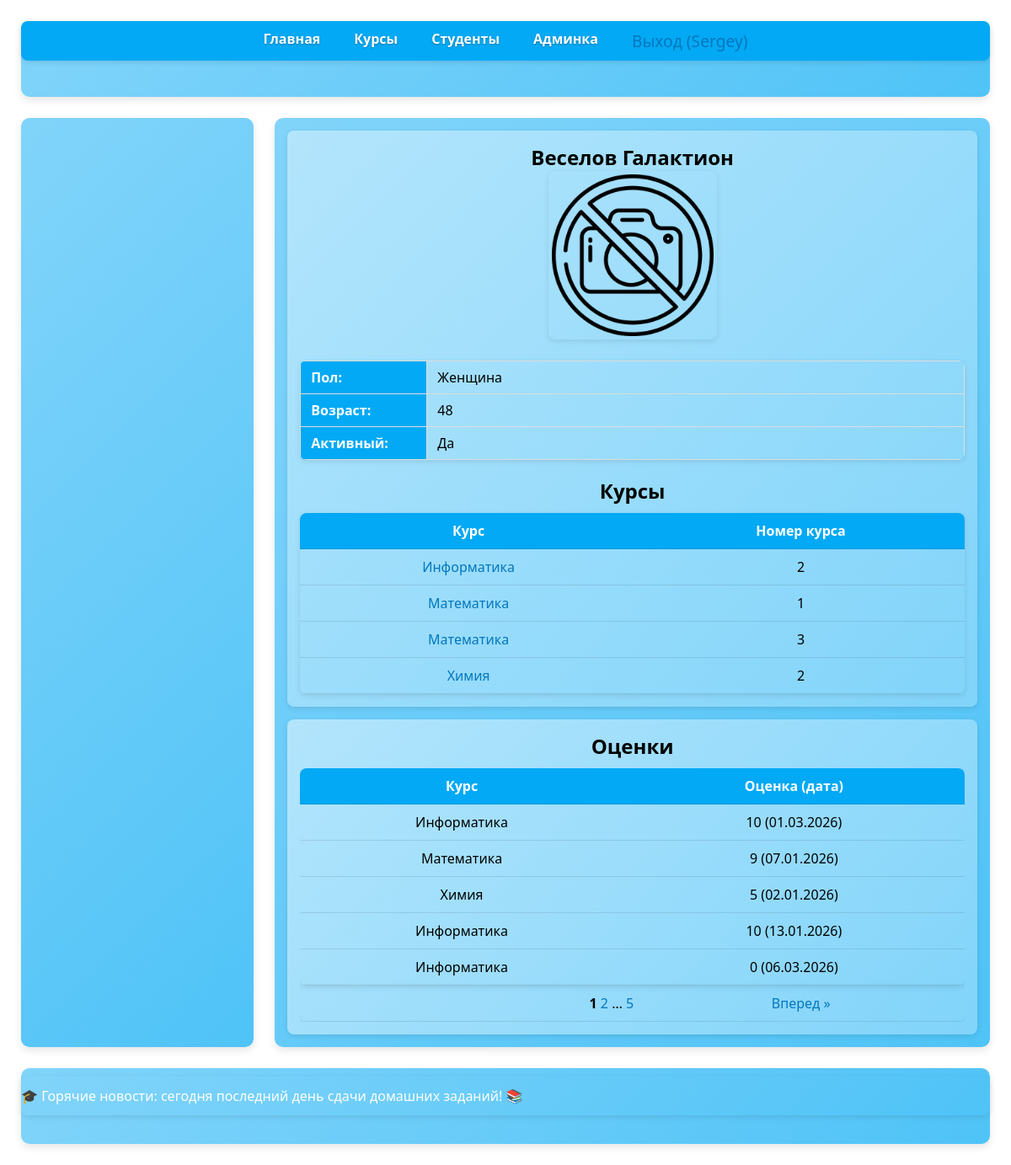
The app's page /students/108/ (signed in) with its own data.
### main/models.py (models this page shows, shortened)
class Student(models.Model):
    name = models.CharField(max_length=30,
                            verbose_name="Имя",
                            null=False,
                            blank=False,
                            )
    surname = models.CharField(max_length=30,
                               verbose_name='Фамилия')
    age = models.SmallIntegerField(null=True,
                                   blank=True,
                                   verbose_name="Возраст",
                                   validators=[MinValueValidator(18),
                                               MaxValueValidator(99)])
    sex = models.CharField(
                        max_length=10,
                        choices=[('m', "Мужчина"),('f', "Женщина")],
                        verbose_name="Пол"
    )
    active = models.BooleanField(verbose_name='Активный',
                                 null=True, blank=True)
    course = models.ManyToManyField(
                to='Course',
                blank=True,
                verbose_name="Посещаемые курсы", related_name="students")
    photo = models.ImageField(upload_to='student_photo/',
                              blank=True,
                              null= True,
                              verbose_name='Фото')
    @property
    def get_photo_url(self):
        if self.photo and self.photo.storage.exists(self.photo.name):
            return self.photo.url
        return staticfiles_storage.url('images/no_photo.png')
    class Meta:
        verbose_name = "Студент"
        verbose_name_plural = "Студенты"
        indexes = [models.Index(fields=['surname'])]
        unique_together = [['name', 'surname']]
        ordering = ["surname"]

class Course(models.Model):
    academic_sub = [
        ('физ','Физика'),
        ('инф','Информатика'),
        ('хим','Химия'),
        ('мат','Математика'),
    ]
    week_days = [
        ('mon', 'Понедельник'),
        ('tue', 'Вторник'),
        ('wed', 'Среда'),
        ('thu', 'Четверг'),
        ('fri', 'Пятница'),
        ('sat', 'Суббота'),
    ]
    name = models.CharField(choices=academic_sub,
                            max_length=20,
                            verbose_name="Курс")
    course_num = models.SmallIntegerField(
                    default=1,
                    verbose_name="Номер курса",
                    validators=[MinValueValidator(1), MaxValueValidator(100)])
    start_date = models.DateField(verbose_name = 'Начало курса', null=True)
    end_date = models.DateField(verbose_name = 'Окончание курса', null=True)
    days_of_week = models.JSONField(default=list,
                                    blank=True,
                                    verbose_name="Дни недели")
    description = models.TextField(blank=True, verbose_name="Описание")
    class Meta:
        unique_together = [['name', 'course_num']]
        verbose_name = "Курс"
        verbose_name_plural = "Курсы"
        ordering = ['name', 'course_num']

class Grade(models.Model):
    person = models.ForeignKey(
            Student,
            on_delete=models.CASCADE,
            related_name="grades",
            verbose_name = 'Чья оценка')
    grade = models.PositiveSmallIntegerField(
        default=0,
        validators=[MinValueValidator(0), MaxValueValidator(10)],
        verbose_name = 'Оценка'
    )
    homework = models.TextField(
        blank = True,
        verbose_name='Домашнее задание'
    )
    course = models.ForeignKey(
            Course,
            null=True,
            on_delete=models.CASCADE,
            verbose_name = 'Курс')
    date = models.DateField(verbose_name = 'Дата оценки', null=True)
    date_add = models.DateField(
            auto_now_add=True,
            null=True,
            verbose_name = 'Дата добавления')
    date_update = models.DateField(
            auto_now=True,
            null=True,
            verbose_name = 'Дата изменения')
    class Meta:
        verbose_name = "Оценка"
        verbose_name_plural = "Оценки"

### main/views.py (the view)
# urls.py: path('students/<int:student_id>/', views.student_detail, name='student_detail'),
@login_required(login_url='/login/')
def student_detail(request, student_id):
    student = get_object_or_404(Student, id = student_id)
    grades_list = Grade.objects.filter(person = student)
    paginator_grades = Paginator(grades_list, 5)
    page_number = request.GET.get('page')
    page_obj = paginator_grades.get_page(page_number)
    custom_page_range = page_obj.paginator.get_elided_page_range(
        page_obj.number,
        on_each_side = 1,
        on_ends = 1
    )
    return render(request, 'main/student_detail.html',
                  context= {'student': student,
                            'page_obj': page_obj,
                            'custom_page_range': custom_page_range}
                  )

### main/templates/main/student_detail.html (shortened to what this page needs)
{% extends 'base.html' %}
{% load journal_tags %}
{% block content1_head %}
    <h1>{{ student.surname }} {{ student.name }}</h1>
{% endblock %}
{% block content1 %}
    {% load static %}
    <div class="student-photo">
        <img src="{{ student.get_photo_url }}" alt="Фото {{ student.name }}" width="200">
    </div>
    <table class="student-info-table">
        <tr>
            <th>Пол:</th>
            <td>{{ student.get_sex_display }}</td>
        </tr>
        <tr>
            <th>Возраст:</th>
            <td>{{ student.age }}</td>
        </tr>
        <tr>
            <th>Активный:</th>
            <td>{% if student.active %}Да{% else %}Нет{% endif %}</td>
        </tr>
    </table>
    <h2>Курсы</h2>
    {% if student.course.all %}
        <table class="journal-table">
            <thead>
                <tr>
                    <th>Курс</th>
                    <th>Номер курса</th>
                </tr>
            </thead>
            <tbody>
            {% for course in student.course.all %}
                <tr>
                    <td><a href="{% url 'course_detail' course.id %}">{{ course.get_name_display }}</a></td>
                    <td>{{ course.course_num }}</td>
                </tr>
            {% endfor %}
            </tbody>
        </table>
    {% else %}
        <p>Студент пока не записан на курсы</p>
    {% endif %}
{% endblock %}
{% block content2 %}
    <h2>Оценки</h2>
    <div class="container_tab">
        <table class="journal-table">
            <thead>
                <tr>
                    <th>Курс</th>
                    <th>Оценка (дата)</th>
                </tr>
            </thead>
            <tbody>
                {% for grade in page_obj %}
                <tr>
                    <td>{{ grade.course.get_name_display }}</td>
                    <td>{{ grade.grade }} ({{ grade.date|date:"d.m.Y" }})</td>
                </tr>
                {% empty %}
                <tr>
                    <td colspan="2">Нет оценок</td>
                </tr>
                {% endfor %}
            </tbody>
        </table>
        <table>
        <tr>
            <td>
            </td>
            <td style="position: sticky; left: calc(33.3% - 50px);">
            <span class="current">
                {% for num in custom_page_range %}
                {% if num == page_obj.paginator.ELLIPSIS %}
                    <span class="ellipsis">{{ num }}</span>
                {% elif num == page_obj.number %}
                    <span class="current-page"><strong>{{ num }}</strong></span>
                {% else %}
                    <a href="?page={{ num }}">{{ num }}</a>
                {% endif %}
                {% endfor %}
            </span>
            </td>
            <td>
            {% if page_obj.has_next %}
                <a href="?page={{ page_obj.next_page_number }}">Вперед »</a>
            {% endif %}
            </td>
        </tr>
        </table>
    </div>
{% endblock %}

### templates/base.html (shortened to what this page needs)
{% load static %}
<!DOCTYPE html>
<html lang="en">
<head>
    <link rel="stylesheet" href="{% static 'css/main.css' %}">
</head>
<body>
    <header>
        <nav>
            <ul class="main-menu">
                {% block main_menu %}
                    <li><a href="{% url 'index' %}">Главная</a></li>
                    <li><a href="{% url 'courses' %}">Курсы</a></li>
                    <li><a href="{% url 'students' %}">Студенты</a></li>
                    {% if user.is_authenticated %}
                        {% if user.is_staff %}
                            <li><a href="/admin/">Админка</a></li>
                        {% endif %}
                        <li>
                            <form action="{% url 'logout' %}" method="post" style="display:inline;">
                                <button type="submit" class="logout-button">Выход ({{ user.username }})</button>
                            </form>
                        </li>
                    {% else %}
                        <li><a href="{% url 'login' %}">Вход</a></li>
                        <li><a href="{% url 'register' %}">Регистрация</a></li>
                    {% endif %}
                {% endblock %}
            </ul>
        </nav>
    </header>
    <main>
        <section class="info">
            {% block content1_head %}
            {% endblock %}
            {% block content1 %}
            {% endblock %}
        </section>
        <section class="content">
            {% block content2 %}
            {% endblock %}
    </section>
    </main>
    <aside>
    </aside>
    <footer class="info">
        <div class ="marq_container">
            <div class="marq_content">
                <span>🎓 Горячие новости: сегодня последний день сдачи домашних заданий! 📚</span>
            </div>
        </div>
    </footer>
</body>
</html>

### static/css/main.css (style rules this page uses)
* { box-sizing: border-box; margin: 0; padding: 0; }
body { min-height: 100vh; margin: 0 auto; padding: 20px; background-color: #ffffff; width: 100%; max-width: 1200px; display: grid; grid-template-columns: 1fr 3fr; grid-template-rows: 100px 1fr 100px; gap: 15px; font-family: 'Segoe UI', Tahoma, Geneva, Verdana, sans-serif; color: #000000; }
a { text-decoration: none; color: #0277bd; font-weight: 500; transition: color 0.3s ease; }
.main-menu { margin: 0; padding: 0; display: flex; justify-content: center; list-style: none; background-color: #03a9f4; border-radius: 8px; overflow: hidden; box-shadow: 0 2px 6px rgba(0,0,0,0.1); }
.main-menu > li { padding: 10px 20px; transition: background-color 0.3s ease; }
.main-menu > li a { color: #ffffff; font-weight: 600; text-shadow: 0 1px 2px rgba(0,0,0,0.3); }
header, main, aside, footer { border-radius: 10px; margin: 5px; background: linear-gradient(135deg, #81d4fa, #4fc3f7); box-shadow: 0 4px 10px rgba(0,0,0,0.1); transition: all 0.3s ease; }
header, footer { grid-column: 1/3; }
main { grid-column: 2/3; display: grid; gap: 15px; padding: 15px; }
aside { grid-row: 2/3; grid-column: 1/2; padding: 25px; }
section { position: relative; padding: 15px; border-radius: 8px; background: linear-gradient(135deg, #b3e5fc, #81d4fa); display: grid; justify-items: center; align-content: center; box-shadow: 0 2px 6px rgba(0,0,0,0.1); min-width: 0; }
h2 { text-align: center; font-weight: 600; margin-bottom: 10px; }
.container_tab { width: 100%; max-height: 450px; overflow-x: auto; overflow-y: auto; -webkit-overflow-scrolling: touch; margin: 0 auto; }
.container_tab table { min-width: 100%; border-collapse: collapse; white-space: nowrap; }
table { width: 100%; border-collapse: collapse; margin: auto; border-radius: 8px; overflow: hidden; box-shadow: 0 2px 6px rgba(0,0,0,0.1); }
th, td { padding: 10px; text-align: center; border-bottom: 1px solid rgba(0,0,0,0.1); }
th { background-color: #03a9f4; color: #ffffff; }
.journal-table { width: 100%; border-collapse: collapse; }
.logout-button { background: none; border: none; color: #0277bd; font-weight: 500; font-size: 1.2rem; cursor: pointer; padding: 0; font-family: inherit; transition: color 0.3s ease; }
.student-info-table { width: 100%; border-collapse: collapse; margin-bottom: 20px; }
.student-info-table th, .student-info-table td { padding: 8px 12px; border: 1px solid #ddd; text-align: left; }
.student-info-table th { background-color: #03a9f4; color: white; font-weight: 600; width: 150px; }
.student-photo { text-align: center; margin-bottom: 20px; }
.student-photo img { border-radius: 8px; box-shadow: 0 2px 6px rgba(0,0,0,0.1); }
.marq_container { width: 100%; overflow: hidden; background: linear-gradient(135deg, #81d4fa, #4fc3f7); color: #ffffff; border-radius: 8px; box-shadow: 0 2px 6px rgba(0,0,0,0.1); white-space: nowrap; margin: 10px 0; }
.marq_content { display: inline-block; padding: 12px 0; font-weight: 500; animation: scroll-left 8s linear infinite; }

### records on screen
Student: surname "Веселов", name "Галактион", sex "Женщина", age "48"
Course: name "Информатика", course_num "2"
Course: name "Математика", course_num "1"
Course: name "Математика", course_num "3"
Course: name "Химия", course_num "2"
Grade: course.name "Информатика", grade "10", date "01.03.2026"
Grade: course.name "Математика", grade "9", date "07.01.2026"
Grade: course.name "Химия", grade "5", date "02.01.2026"
Grade: course.name "Информатика", grade "10", date "13.01.2026"
Grade: course.name "Информатика", grade "0", date "06.03.2026"

### other values on screen
{{ user.username }} "Sergey"
{{ num }} "1"
{{ num }} "2" "5"
{{ num }} "…"
